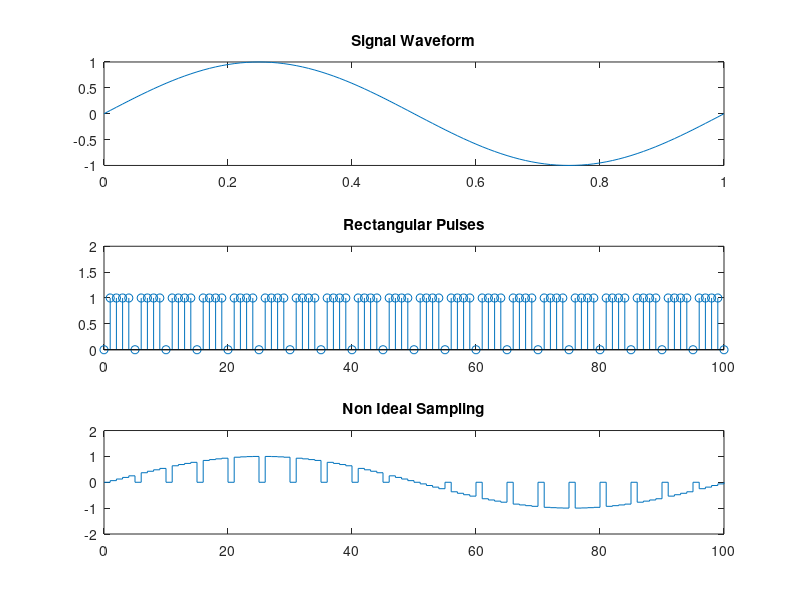

Recreate this plot in MATLAB.
freq=1;
t=0:0.01:1;
N=length(t);
arg=2*pi*freq*t;
y=sin(arg);
subplot(3,1,1);
plot(t,y);
title('Signal Waveform');
m=0:1:100;
ts=5;
for i=0:1:100;
    if(mod(i,ts)~=0)
    rec(i+1)=1;
   else
    rec(i+1)=0;
  end
end

subplot(3,1,2);
stem(m,rec);
title('Rectangular Pulses');
axis([0,100,0,2]);
out=y.*rec;

subplot(3,1,3);
stairs(m,out);
title('Non Ideal Sampling');
axis([0,100,-2,2]);
